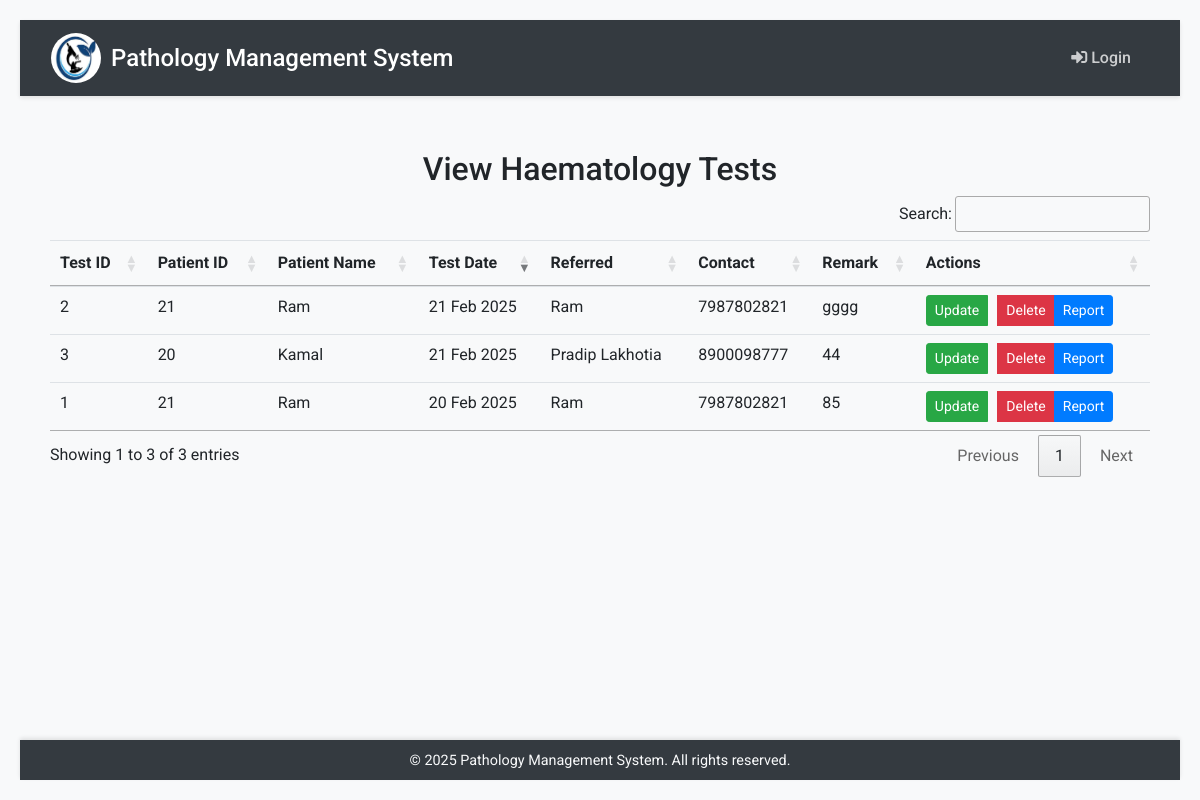
Screenshot of /viewhaematology/ with the database file from the repository.
### pathoapp/models.py (models this page shows, shortened)
class Haematology(models.Model):
    patient = models.ForeignKey(PatientMaster, on_delete=models.CASCADE)
    doctor = models.ForeignKey(Doctor, on_delete=models.CASCADE, null=True, blank=True)  # Add this field
    test_id = models.IntegerField(primary_key=True)  # Primary key for the test
    test_date = models.DateField(default=datetime.now)  # Automatically sets the current date
    haemoglobin = models.DecimalField(max_digits=5, decimal_places=2, null=True, blank=True)
    rbc_count = models.DecimalField(max_digits=5, decimal_places=2, null=True, blank=True)
    platelets = models.DecimalField(max_digits=5, decimal_places=2, null=True, blank=True)
    pcv = models.DecimalField(max_digits=5, decimal_places=2, null=True, blank=True)
    mcv = models.DecimalField(max_digits=5, decimal_places=2, null=True, blank=True)
    mch = models.DecimalField(max_digits=5, decimal_places=2, null=True, blank=True)
    mchc = models.DecimalField(max_digits=5, decimal_places=2, null=True, blank=True)
    reticulocyte_count = models.DecimalField(max_digits=5, decimal_places=2, null=True, blank=True)
    bleeding_time = models.DecimalField(max_digits=5, decimal_places=2, null=True, blank=True)
    clotting_time = models.DecimalField(max_digits=5, decimal_places=2, null=True, blank=True)
    eosinophil_exam = models.DecimalField(max_digits=5, decimal_places=2, null=True, blank=True)
    sickling_exam = models.CharField(max_length=100, null=True, blank=True)
    other_test = models.CharField(max_length=100, null=True, blank=True)
    result = models.CharField(max_length=100, null=True, blank=True)
    normal_value = models.CharField(max_length=100, null=True, blank=True)
    remarks = models.CharField(max_length=100, null=True, blank=True)
    patientname = models.CharField(max_length=100)
    age = models.IntegerField()
    gender = models.CharField(max_length=10)
    mobile = models.CharField(max_length=15)
    email = models.EmailField()

class PatientMaster(models.Model):
    patientid = models.IntegerField(primary_key=True)
    patientname = models.CharField(max_length=100)  # Renamed 'name' to 'patientname'
    recondate = models.DateField()  # Recommended date for the patient
    age = models.IntegerField()
    GENDER_CHOICES = [
        ('MALE', 'Male'),
        ('FEMALE', 'Female'),
        ('OTHER', 'Other'),
    ]
    gender = models.CharField(max_length=10, choices=GENDER_CHOICES, default='MALE')
    mobile = models.CharField(max_length=15)
    email = models.EmailField()
    address = models.CharField(max_length=255)
    refbydoctor = models.ForeignKey(Doctor, on_delete=models.SET_NULL, null=True, blank=True)

class Doctor(models.Model):
    doctorname = models.CharField(max_length=255, primary_key=True)  # Field for doctor's name
    email = models.EmailField(max_length=254)  # Field for doctor's email address
    def __str__(self):
        return self.doctorname

### pathoapp/views.py (the view)
# urls.py: path('viewhaematology/', views.viewhaematology, name='viewhaematology'),
def viewhaematology(request):
    haematology_tests = Haematology.objects.all()
    return render(request, 'pathoapp/viewhaematology.html', {
        'haematology_tests': haematology_tests
    })

### pathoapp/templates/pathoapp/viewhaematology.html (shortened to what this page needs)
{% extends "pathoapp/base.html" %}
{% load static %}
{% block content %}
<div class="container" style="margin-top:30px">
    <h2 class="text-center">View Haematology Tests</h2>
    <table id="haematologyTestsTable" class="table table-hover">
        <thead>
            <tr>
                <th>Test ID</th>
                <th>Patient ID</th>
                <th>Patient Name</th>
                <th>Test Date</th>
                <th>Referred</th>
                <th>Contact</th>
                <th>Remark</th>
                <th>Actions</th>
            </tr>
        </thead>
        <tbody>
            {% for test in haematology_tests %}
            <tr>
                <td>{{ test.test_id }}</td>
                <td>{{ test.patient_id }}</td>
                <td>{{ test.patient.patientname }}</td>
                <td>{{ test.test_date|date:"d M Y" }}</td>
                <td>{{ test.patient.refbydoctor }}</td>
                <td>{{ test.patient.mobile }}</td>
                <td>{{ test.remarks }}</td>
                <td>
                    <div class="btn-group" role="group" aria-label="Actions">
                        <a href="{% url 'updatehaematology' test.test_id %}" class="btn btn-success btn-sm" style="margin-right: 10px;">Update</a>
                        <a href="#"
                            onclick="confirmDelete('{{ test.test_id }}'); return false;"
                            class="btn btn-danger btn-sm",style="margin-right: 10px;">Delete</a>
                        <a href="{% url 'haematology_report' test.test_id %}" class="btn btn-primary btn-sm" >Report</a>
                    </div>
                </td>
            </tr>
            {% endfor %}
        </tbody>
    </table>
</div>
{% endblock %}

### pathoapp/static/css/mystyle.css (style rules this page uses)
body { font-family: 'Roboto', sans-serif; background-color: rgb(158, 196, 234); display: flex; justify-content: center; align-items: center; min-height: 100vh; margin: 0; padding: 20px; }
body { font-family: 'Roboto', sans-serif; background-color:rgb(158, 196, 234); display: flex; justify-content: center; align-items: center; min-height: 100vh; margin: 0; }
body { font-family: 'Roboto', sans-serif; background-color: #f8f9fa; display: flex; flex-direction: column; min-height: 100vh; margin: 0; }
.container { max-width: 1200px; margin: 0 auto; padding: 0 15px; }

### rows the page displays
Haematology: test_id "1", patient_id "21", patient.patientname "Ram", test_date "20 Feb 2025", patient.refbydoctor "Ram", patient.mobile "7987802821", remarks "85"
Haematology: test_id "2", patient_id "21", patient.patientname "Ram", test_date "21 Feb 2025", patient.refbydoctor "Ram", patient.mobile "7987802821", remarks "gggg"
Haematology: test_id "3", patient_id "20", patient.patientname "Kamal", test_date "21 Feb 2025", patient.refbydoctor "Pradip Lakhotia", patient.mobile "8900098777", remarks "44"
